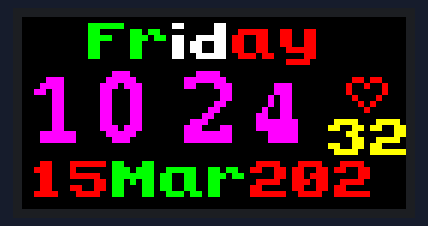
Recording of a sketch running on a simulated ESP32. Parts: 64×32 colour display. WiFi joins after 1.5 s; servers stay silent unless stated; the local clock reads 2024-03-15 10:24:30 at power-on unless the sketch sets it; random numbers use the default seed unless the sketch sets one; what the sketch prints to the serial monitor is not drawn.

Above: at 2.1 s.
At 6.1 s:
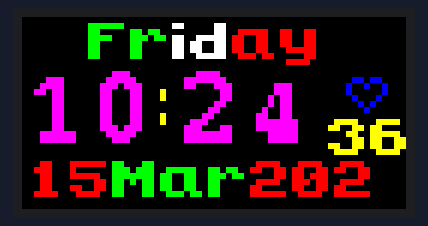
At 11.1 s:
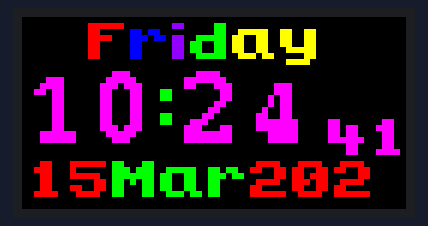
At 20.1 s:
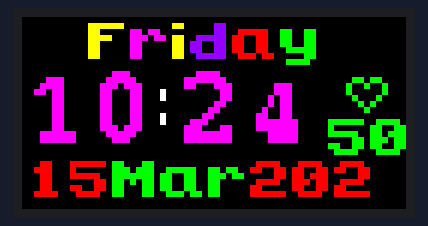
At 29.1 s:
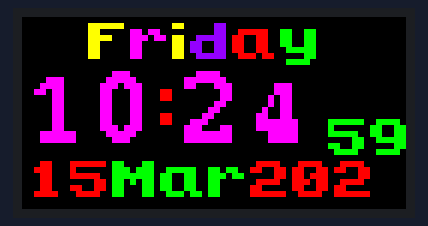
At 39.1 s:
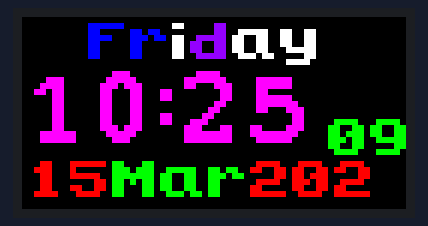

The sketch:

esp32_p5rgb_ntp_clock.ino
```cpp
// REQUIRES the following Arduino libraries:
// - Adafruit RGB matrix Panel Library: https://github.com/adafruit/RGB-matrix-Panel
// - Adafruit_GFX Library: https://github.com/adafruit/Adafruit-GFX-Library
// - Adafruit_BusIO Library: https://github.com/adafruit/Adafruit_BusIO
// - package_esp32_index.json found at https://dl.espressif.com/dl/package_esp32_index.json
// Find All "Great Projects" Videos : https://www.youtube.com/channel/UCCC8DuqicBtP3A_aC53HYDQ/videos

#include <WiFi.h>
#include <Adafruit_GFX.h>
//#include <RGBmatrixPanel.h>
#include <ESP32-HUB75-MatrixPanel-I2S-DMA.h>
#include <Fonts/FreeMonoBold12pt7b.h>
#include <Fonts/FreeMonoBold9pt7b.h>
#include <Fonts/kongtext4pt7b.h>
#include <Fonts/FreeSerif9pt7b.h>
#include <Fonts/Tiny3x3a2pt7b.h>

//#define TZ 1
//#define CLK  15
//#define OE   33
//#define LAT 32
//#define A   12
//#define B   16
//#define C   17
//#define D   18
//RGBmatrixPanel matrix(A, B, C, D, CLK, LAT, OE, false, 64);

MatrixPanel_I2S_DMA *dma_display = nullptr;
#define PANEL_RES_X 64      // Number of pixels wide of each INDIVIDUAL panel module.
#define PANEL_RES_Y 32     // Number of pixels tall of each INDIVIDUAL panel module.
#define PANEL_CHAIN 1      // Total number of panels chained one to another

char ssid[] = "al-husna_EXT"; // Nama Wifi Anda
char pass[] = "sekolahdasar"; // Password Wifi Anda
#define TZ (+7*60*60) //Timezone

bool flasher = false;
uint8_t r = 0, g = 0, b = 0;
int h, m, s, d, yr;
uint8_t month, dow;
String text;
unsigned int NewRTCh = 24;
unsigned int NewRTCm = 60;
unsigned int NewRTCs = 10;
time_t t;

const char* wd[7] = {"Sunday", "Monday", "Tuesday", "Wednesday","Thursday", "Friday", "Saturday"};
const char* months []= {"Jan", "Feb", "Mar", "Apr", "May", "Jun","Jul", "Aug", "Sep", "Oct", "Nov", "Dec"};

// standard colors
uint16_t myRED = dma_display->color333(7,0,0);
uint16_t myGREEN = dma_display->color333(0,7,0);
uint16_t myBLUE = dma_display->color333(0,0,7);
uint16_t myWHITE = dma_display->color333(7, 7,7);
uint16_t myYELLOW = dma_display->color333(7,7,0);
uint16_t myCYAN = dma_display->color333(0,7,7);
uint16_t myMAGENTA = dma_display->color333(7,0,7);
uint16_t myShadow = dma_display->color333(4,0,7);
uint16_t myROSE = dma_display->color333(7,0,4);
uint16_t myBLACK = dma_display->color333(0,0,0);
uint16_t myCOLORS[9] = {myRED, myGREEN, myWHITE, myMAGENTA, myBLUE, myYELLOW, myCYAN, myShadow, myROSE};
void getTim()
{
  if (flasher)
  {
    dma_display->fillRect(54, 10, 10, 6, myBLACK);
    dma_display->setCursor(19, 8);
    dma_display->setTextSize(2);
    dma_display->setTextColor(myCOLORS[g]);
    dma_display->print(":");
    b = random(0,8);
  }else
  {
    dma_display->fillRect(24, 12, 2, 6, myBLACK);
    dma_display->setCursor(54, 10);
    dma_display->setTextSize(1);
    dma_display->setFont(&kongtext4pt7b);
    dma_display->setTextColor(myCOLORS[b]);
    dma_display->print("*");
    dma_display->setFont();
    g = random(0,8);
  }
  if (NewRTCs != s / 10)
  {
    dma_display->fillRect(51, 17, 13, 6, myBLACK);
    NewRTCs = s / 10;
    dofw_text();
  } else
  {
    dma_display->fillRect(58, 17, 6, 6, myBLACK);
  }
    dma_display->setCursor(51, 16);
    dma_display->setTextSize(1);
    dma_display->setTextColor(myCOLORS[r]);
    dma_display->setFont(&kongtext4pt7b);
    dma_display->printf("%02d", s);
    dma_display->setFont();
    if (NewRTCm != m)
      {
  dma_display->setCursor(26, 14);
  dma_display->setFont(&FreeMonoBold9pt7b);
  dma_display->setTextColor(myMAGENTA);
  dma_display->fillRect(26, 8, 25, 15, myBLACK);
  dma_display->printf("%02d", m);
  dma_display->setFont();
  NewRTCm = m;
      }
  if (NewRTCh != h)
      {
  dma_display->setCursor(0, 14);
  dma_display->setFont(&FreeMonoBold9pt7b);
  dma_display->setTextColor(myMAGENTA);
  dma_display->fillRect(0, 8, 24, 15, myBLACK);
  dma_display->printf("%02d", h);
  dma_display->setFont();
  NewRTCh = h;
      }
}
void Date_text()
{
  dma_display->setCursor(1, 23);
  dma_display->fillRect(0, 23, 64, 8, myBLACK);
  dma_display->setFont(&kongtext4pt7b);
  dma_display->setTextColor(myRED);
  dma_display->printf("%02d", d);
  dma_display->setTextColor(myGREEN);
  dma_display->printf("%s", months[month]);
  dma_display->setTextColor(myRED);
  dma_display->printf("%04d", yr);
  dma_display->setFont();
}
void dofw_text()
{
  text = wd[dow];
  uint16_t text_length = text.length();
  int xpo = (64 - text_length * 7) / 2;
  dma_display->setCursor(xpo, 0);
  dma_display->fillRect(0, 0, 64, 8, myBLACK);
  dma_display->setTextSize(1);
  dma_display->setFont(&kongtext4pt7b);
  for (int y = 0; y < 9; y++) {
    r = random(0,8);
    dma_display->setTextColor(myCOLORS[r]);
    dma_display->print(text[y]);
  }
  dma_display->setFont();
}

void setup() {
  Serial.begin(115200);

  Serial.print("Attempting to connect to Network named: ");
  Serial.println(ssid);                   // print the network name (SSID);

  WiFi.begin(ssid, pass);
  while (WiFi.status() != WL_CONNECTED) {
    Serial.print(".");
    delay(1000);
  }
  Serial.println("");
  IPAddress ip = WiFi.localIP();
  Serial.print("IP Address: ");
  Serial.println(ip);

  //configTime(TZ*3600, 0, "ntp.nict.jp", "ntp.jst.mfeed.ad.jp"); // enable NTP
  configTime(TZ, 0, "ntp.nict.jp", "ntp.jst.mfeed.ad.jp");

   // Module configuration
  HUB75_I2S_CFG mxconfig(
    PANEL_RES_X,   // module width
    PANEL_RES_Y,   // module height
    PANEL_CHAIN    // Chain length
  );

  mxconfig.gpio.e = 18;
  mxconfig.clkphase = false;
  mxconfig.driver = HUB75_I2S_CFG::FM6126A;

  // Display Setup
  dma_display = new MatrixPanel_I2S_DMA(mxconfig);
  dma_display->begin();
  dma_display->setBrightness8(90); //0-255
  dma_display->clearScreen();

//  matrix.begin();                           // setup the LED matrix
//  matrix.fillScreen(0);
}

void loop()
{

  if (WiFi.status() != WL_CONNECTED)
    ESP.restart();

  static time_t last_t;
  t = time(NULL);
  if (last_t != t)
    {
      updateTime();
      getTim();
      flasher = !flasher;
      last_t = t;
    }
}

void updateTime()
{
  struct tm *tm;
  tm = localtime(&t);
  h = tm->tm_hour;
  m = tm->tm_min;
  s = tm->tm_sec;
  if (d != tm->tm_mday || month != tm->tm_mon || yr != tm->tm_year + 1900)
    {
  d = tm->tm_mday;
  dow = tm->tm_wday;
  month = tm->tm_mon;
  yr = tm->tm_year + 1900;
  Date_text();
    }
}
```

Measured:
- what the display in image 0 shows lasts 1.0 s, from 2.0 s to 3.0 s
